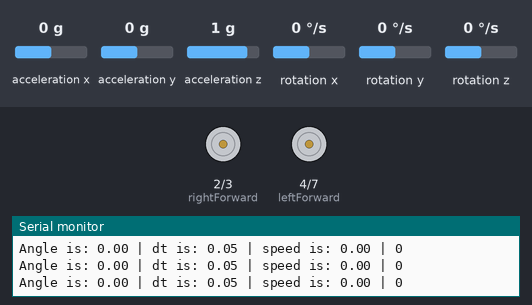
Recording of a sketch running on a simulated Arduino Uno, built with avr-gcc and run on an emulated ATmega328P. Shown: motor-driver pin pairs drawn as motors (green arrow = first pin HIGH = forward, orange = second pin HIGH = backward, longer = more drive), the last lines printed to the serial monitor. The test bench sets the inputs (shaded band); at power-on: acceleration x 0 g, acceleration y 0 g, acceleration z 1 g, rotation x 0 °/s, rotation y 0 °/s, rotation z 0 °/s.

Above: at 4.2 s.
4.3 s: acceleration x set to -0.8 g
At 5.3 s:
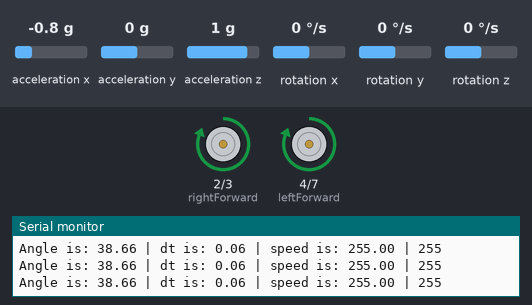
5.8 s: acceleration x set to 0 g
At 6.5 s:
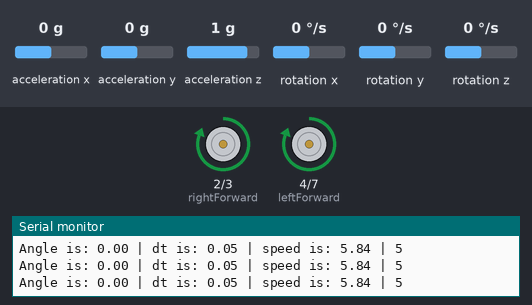
Timing chart, 0 to 8.8 s (numbered marks = the images above; inputs shaded):
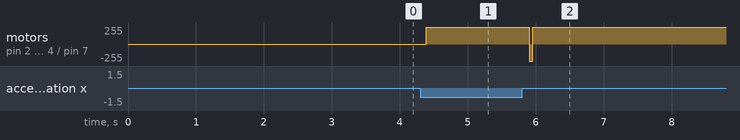

The sketch:

arduino-code.ino
```cpp
// CODE FOR TESTING WITH EMULATOR (THIS IS THE FINAL CODE), SINCE DC MOTORS ARENT AVAILABLE LEDS ARE USED INSTEAD
// SPEED OUTPUT CAN ONLY BE SEEN IN SERIAL AND NOT PHYSICALLY, THE LEDS ONLY SHOW WHICH DIRECTION IS ON
// SO CODE RELATED TO MOTOR SPEED PINS HAS BEEN REMOVED (I PUT DOUBLE SLASH NEXT TO IT)

// led colors: red - rightForward, yellow - rightBackward, blue - leftForward, green - leftBackward

// NOTE: the serial messages are mostly used for debugging,
// when code is finalised then serial stuff can be removed to prevent it from slowing down the loop

// libraries to be used:
#include <Wire.h>
#include <MPU6050_tockn.h>

// defining pin numbers for motors

//#define rightMotor 6      // controls right motor speed
#define rightForward 2
#define rightBackward 3   // these both control respective directions of right motor

//#define leftMotor 5       // controls left motor speed
#define leftForward 4
#define leftBackward 7    // these both control respective directions of left motor


MPU6050 sensorMPU(Wire);  // initializing sensor object

const float normalAngle = 0;  // constant used to calculate error, can be adjusted according to robot resting angle
float previousError;
float integral;           // variables for PID

const float Kp = 10.0;
const float Kd = 0.5;     // PID constansts
const float Ki = 0.1;

unsigned long currentTime;
unsigned long previousTime;   // variables for calculating delta time

void setup() {

  // initializing communications
  Wire.begin();
  sensorMPU.begin();
  Serial.begin(9600);

  // pin modes for motors
  //pinMode(rightMotor, OUTPUT);
  //pinMode(leftMotor, OUTPUT);

  pinMode(rightForward, OUTPUT);
  pinMode(rightBackward, OUTPUT);

  pinMode(leftForward, OUTPUT);
  pinMode(leftBackward, OUTPUT);

  // calibrating sensor
  Serial.println("Calibrating, keep robot still and upright...");
  sensorMPU.calcGyroOffsets(true);
  Serial.println("Calibration complete.");

  // initializing previous time
  previousTime = micros();
}

void loop() {
  sensorMPU.update();   // updates readings from sensor

  float currentAngle = sensorMPU.getAngleY();   // stores the tilt, which is angle in y axis
  Serial.print("Angle is: ");
  Serial.print(currentAngle);

  float currentError = currentAngle - normalAngle;

  float outputPID = CalculatePID(currentError);       // calculates and stores speed
  outputPID = constrain(outputPID, -255.0, 255.0);    // limits speed to valid PWM ranges
                                                      // will use absolute value later so negative values till -255 are allowed here

  Serial.print(" | speed is: ");
  Serial.print(outputPID);


  // moving robot according to speed

  if (abs(currentError) > 45) {    // if robot tilted too far on either direction
    Stop();                        // then emergency stop
  }
  else {    // if angle isnt too far then robot will move according to speed
    int outputSpeed = abs(outputPID);    // abs value since PWM range is 0-255, and round since speed needs to be int

    Serial.print(" | "+String(outputSpeed));

    if (outputSpeed == 0) {    // when speed is zero then robot is balanced
      Stop();
    }
    else if (outputPID > 0) {    // if pid output positive then move forward
      Forward(outputSpeed);
    }
    else if (outputPID < 0) {   // if pid output negative then move backward
      Backward(outputSpeed);
    }

  }

  Serial.println();
  delay(2);         // short delay to prevent too many loops per second, allowing for less rapid movement while balancing
}

//  DELTA TIME CALCULATOR FUNCTION:

float CalculateDeltaTime() {
  currentTime = micros();
  float _dt = (currentTime - previousTime) / 1000000.0;   // delta time converted to seconds
  previousTime = currentTime;   // updates previous time

  Serial.print(" | dt is: ");
  Serial.print(_dt);

  return _dt;
}

//  PID CALCULATING FUNCTION:

float CalculatePID(float _error) {
  float deltaTime = CalculateDeltaTime();

  if (deltaTime == 0) {   // prevents dividing by zero if dt = 0
    return 0;
  }

  integral += _error * deltaTime;
  integral = constrain(integral, -100.0, 100.0);   // prevents integral windup

  float derivative = (_error - previousError) / deltaTime;

  previousError = _error;     // updates previous error

  float _output = (_error * Kp) + (derivative * Kd) + (integral * Ki);
  return _output;
}

//  ALL THE MOVEMENT FUNCTIONS, WHICH ARE STOP, FORWARD, AND REVERSE

void Stop() {   // sets all to low which stops robot
  //digitalWrite(rightMotor, LOW);
  //digitalWrite(leftMotor, LOW);

  digitalWrite(rightForward, LOW);
  digitalWrite(rightBackward, LOW);

  digitalWrite(leftForward, LOW);
  digitalWrite(leftBackward, LOW);
}

void Forward(int _speed) {      // sets forward direction pins to HIGH and sets speed according to parameter
  //analogWrite(rightMotor, _speed);
  //analogWrite(leftMotor, _speed);

  digitalWrite(rightForward, HIGH);
  digitalWrite(rightBackward, LOW);

  digitalWrite(leftForward, HIGH);
  digitalWrite(leftBackward, LOW);
}

void Backward(int _speed) {     // sets backward direction pins to HIGH and sets speed according to parameter
  //analogWrite(rightMotor, _speed);
  //analogWrite(leftMotor, _speed);

  digitalWrite(rightForward, LOW);
  digitalWrite(rightBackward, HIGH);

  digitalWrite(leftForward, LOW);
  digitalWrite(leftBackward, HIGH);
}
```

Measured:
- after the input at 4.3 s, motor on pin 2 (rightForward) / pin 3 (rightBackward), motor on pin 4 (leftForward) / pin 7 (leftBackward): stopped → forward 255/255 after 0.09 s
- after the input at 5.8 s, motor on pin 2 (rightForward) / pin 3 (rightBackward), motor on pin 4 (leftForward) / pin 7 (leftBackward): forward 255/255 → backward 255/255 after 0.11 s, → forward 255/255 0.05 s later
